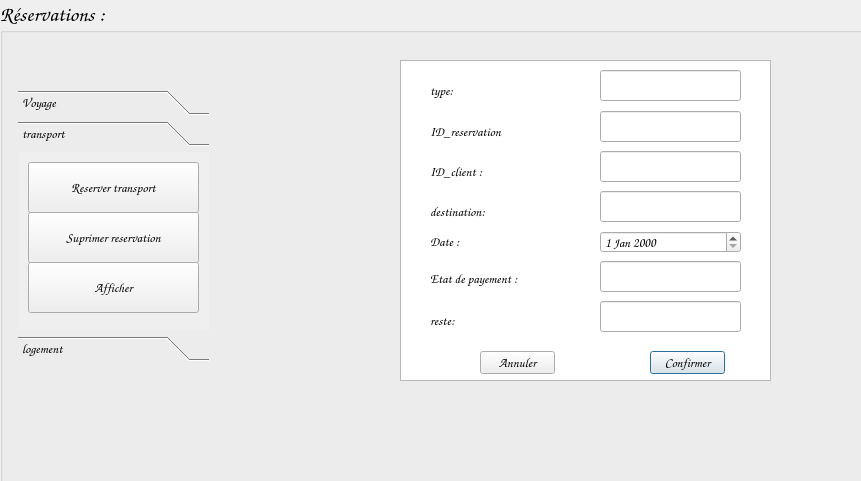
<?xml version="1.0" encoding="UTF-8"?>
<ui version="4.0">
 <class>rtransp</class>
 <widget class="QDialog" name="rtransp">
  <property name="geometry">
   <rect>
    <x>0</x>
    <y>0</y>
    <width>861</width>
    <height>481</height>
   </rect>
  </property>
  <property name="windowTitle">
   <string>Dialog</string>
  </property>
  <widget class="QLabel" name="label">
   <property name="geometry">
    <rect>
     <x>0</x>
     <y>0</y>
     <width>861</width>
     <height>481</height>
    </rect>
   </property>
   <property name="text">
    <string/>
   </property>
   <property name="pixmap">
    <pixmap>../tof/inspiration-voyage.jpeg</pixmap>
   </property>
  </widget>
  <widget class="QGroupBox" name="groupBox">
   <property name="geometry">
    <rect>
     <x>0</x>
     <y>0</y>
     <width>861000</width>
     <height>481000</height>
    </rect>
   </property>
   <property name="minimumSize">
    <size>
     <width>861000</width>
     <height>481000</height>
    </size>
   </property>
   <property name="maximumSize">
    <size>
     <width>861000</width>
     <height>481000</height>
    </size>
   </property>
   <property name="font">
    <font>
     <family>Comic Sans MS</family>
     <pointsize>16</pointsize>
    </font>
   </property>
   <property name="title">
    <string>Réservations :</string>
   </property>
   <widget class="QTextBrowser" name="textBrowser">
    <property name="geometry">
     <rect>
      <x>400</x>
      <y>60</y>
      <width>371</width>
      <height>321</height>
     </rect>
    </property>
   </widget>
   <widget class="QLineEdit" name="idr">
    <property name="geometry">
     <rect>
      <x>600</x>
      <y>111</y>
      <width>141</width>
      <height>31</height>
     </rect>
    </property>
   </widget>
   <widget class="QLineEdit" name="idc">
    <property name="geometry">
     <rect>
      <x>600</x>
      <y>151</y>
      <width>141</width>
      <height>31</height>
     </rect>
    </property>
   </widget>
   <widget class="QPushButton" name="pushButton_3">
    <property name="geometry">
     <rect>
      <x>650</x>
      <y>351</y>
      <width>75</width>
      <height>23</height>
     </rect>
    </property>
    <property name="font">
     <font>
      <pointsize>10</pointsize>
     </font>
    </property>
    <property name="text">
     <string>Confirmer</string>
    </property>
   </widget>
   <widget class="QPushButton" name="pushButton_6">
    <property name="geometry">
     <rect>
      <x>480</x>
      <y>351</y>
      <width>75</width>
      <height>23</height>
     </rect>
    </property>
    <property name="font">
     <font>
      <pointsize>10</pointsize>
     </font>
    </property>
    <property name="text">
     <string>Annuler</string>
    </property>
   </widget>
   <widget class="QLabel" name="label_2">
    <property name="geometry">
     <rect>
      <x>430</x>
      <y>121</y>
      <width>101</width>
      <height>21</height>
     </rect>
    </property>
    <property name="font">
     <font>
      <pointsize>10</pointsize>
     </font>
    </property>
    <property name="text">
     <string>ID_reservation</string>
    </property>
   </widget>
   <widget class="QLabel" name="label_3">
    <property name="geometry">
     <rect>
      <x>430</x>
      <y>161</y>
      <width>101</width>
      <height>21</height>
     </rect>
    </property>
    <property name="font">
     <font>
      <pointsize>10</pointsize>
     </font>
    </property>
    <property name="text">
     <string>ID_client :</string>
    </property>
   </widget>
   <widget class="QLabel" name="label_5">
    <property name="geometry">
     <rect>
      <x>430</x>
      <y>270</y>
      <width>141</width>
      <height>16</height>
     </rect>
    </property>
    <property name="font">
     <font>
      <pointsize>10</pointsize>
     </font>
    </property>
    <property name="text">
     <string>Etat de payement :</string>
    </property>
   </widget>
   <widget class="QDateEdit" name="dat">
    <property name="geometry">
     <rect>
      <x>600</x>
      <y>231</y>
      <width>141</width>
      <height>22</height>
     </rect>
    </property>
    <property name="font">
     <font>
      <pointsize>10</pointsize>
     </font>
    </property>
   </widget>
   <widget class="QLabel" name="label_6">
    <property name="geometry">
     <rect>
      <x>430</x>
      <y>231</y>
      <width>101</width>
      <height>21</height>
     </rect>
    </property>
    <property name="font">
     <font>
      <pointsize>10</pointsize>
     </font>
    </property>
    <property name="text">
     <string>Date :</string>
    </property>
   </widget>
   <widget class="QLabel" name="label_7">
    <property name="geometry">
     <rect>
      <x>430</x>
      <y>201</y>
      <width>101</width>
      <height>21</height>
     </rect>
    </property>
    <property name="font">
     <font>
      <pointsize>10</pointsize>
     </font>
    </property>
    <property name="text">
     <string>destination:</string>
    </property>
   </widget>
   <widget class="QToolBox" name="toolBox">
    <property name="geometry">
     <rect>
      <x>18</x>
      <y>90</y>
      <width>191</width>
      <height>271</height>
     </rect>
    </property>
    <property name="font">
     <font>
      <pointsize>10</pointsize>
     </font>
    </property>
    <property name="currentIndex">
     <number>1</number>
    </property>
    <widget class="QWidget" name="Voyage">
     <property name="geometry">
      <rect>
       <x>0</x>
       <y>0</y>
       <width>191</width>
       <height>175</height>
      </rect>
     </property>
     <attribute name="label">
      <string>Voyage</string>
     </attribute>
     <widget class="QPushButton" name="pushButton">
      <property name="geometry">
       <rect>
        <x>10</x>
        <y>10</y>
        <width>171</width>
        <height>51</height>
       </rect>
      </property>
      <property name="text">
       <string>Reserver voyage</string>
      </property>
     </widget>
     <widget class="QPushButton" name="pushButton_4">
      <property name="geometry">
       <rect>
        <x>10</x>
        <y>110</y>
        <width>171</width>
        <height>51</height>
       </rect>
      </property>
      <property name="text">
       <string>Afficher</string>
      </property>
     </widget>
     <widget class="QPushButton" name="pushButton_7">
      <property name="geometry">
       <rect>
        <x>10</x>
        <y>60</y>
        <width>171</width>
        <height>51</height>
       </rect>
      </property>
      <property name="text">
       <string>Suprimer et modifier</string>
      </property>
     </widget>
    </widget>
    <widget class="QWidget" name="transport">
     <property name="geometry">
      <rect>
       <x>0</x>
       <y>0</y>
       <width>191</width>
       <height>175</height>
      </rect>
     </property>
     <attribute name="label">
      <string>transport</string>
     </attribute>
     <widget class="QPushButton" name="pushButton_23">
      <property name="geometry">
       <rect>
        <x>10</x>
        <y>10</y>
        <width>171</width>
        <height>51</height>
       </rect>
      </property>
      <property name="text">
       <string>Reserver transport</string>
      </property>
     </widget>
     <widget class="QPushButton" name="pushButton_24">
      <property name="geometry">
       <rect>
        <x>10</x>
        <y>110</y>
        <width>171</width>
        <height>51</height>
       </rect>
      </property>
      <property name="text">
       <string>Afficher</string>
      </property>
     </widget>
     <widget class="QPushButton" name="pushButton_8">
      <property name="geometry">
       <rect>
        <x>10</x>
        <y>60</y>
        <width>171</width>
        <height>51</height>
       </rect>
      </property>
      <property name="text">
       <string>Suprimer reservation</string>
      </property>
     </widget>
    </widget>
    <widget class="QWidget" name="logement">
     <property name="geometry">
      <rect>
       <x>0</x>
       <y>0</y>
       <width>191</width>
       <height>175</height>
      </rect>
     </property>
     <attribute name="label">
      <string>logement</string>
     </attribute>
     <widget class="QPushButton" name="pushButton_9">
      <property name="geometry">
       <rect>
        <x>10</x>
        <y>10</y>
        <width>171</width>
        <height>51</height>
       </rect>
      </property>
      <property name="text">
       <string>Reserver logement</string>
      </property>
     </widget>
     <widget class="QPushButton" name="pushButton_10">
      <property name="geometry">
       <rect>
        <x>10</x>
        <y>110</y>
        <width>171</width>
        <height>51</height>
       </rect>
      </property>
      <property name="text">
       <string>Afficher</string>
      </property>
     </widget>
     <widget class="QPushButton" name="pushButton_13">
      <property name="geometry">
       <rect>
        <x>10</x>
        <y>60</y>
        <width>171</width>
        <height>51</height>
       </rect>
      </property>
      <property name="text">
       <string>Suprimer reservation</string>
      </property>
     </widget>
    </widget>
   </widget>
   <widget class="QLineEdit" name="dest">
    <property name="geometry">
     <rect>
      <x>600</x>
      <y>191</y>
      <width>141</width>
      <height>31</height>
     </rect>
    </property>
   </widget>
   <widget class="QLineEdit" name="etp">
    <property name="geometry">
     <rect>
      <x>600</x>
      <y>261</y>
      <width>141</width>
      <height>31</height>
     </rect>
    </property>
   </widget>
   <widget class="QLineEdit" name="res">
    <property name="geometry">
     <rect>
      <x>600</x>
      <y>301</y>
      <width>141</width>
      <height>31</height>
     </rect>
    </property>
   </widget>
   <widget class="QLineEdit" name="type">
    <property name="geometry">
     <rect>
      <x>600</x>
      <y>70</y>
      <width>141</width>
      <height>31</height>
     </rect>
    </property>
   </widget>
   <widget class="QLabel" name="label_8">
    <property name="geometry">
     <rect>
      <x>430</x>
      <y>80</y>
      <width>101</width>
      <height>21</height>
     </rect>
    </property>
    <property name="font">
     <font>
      <pointsize>10</pointsize>
     </font>
    </property>
    <property name="text">
     <string>type:</string>
    </property>
   </widget>
   <widget class="QLabel" name="label_4">
    <property name="geometry">
     <rect>
      <x>430</x>
      <y>310</y>
      <width>131</width>
      <height>21</height>
     </rect>
    </property>
    <property name="font">
     <font>
      <pointsize>10</pointsize>
     </font>
    </property>
    <property name="text">
     <string>reste:</string>
    </property>
   </widget>
  </widget>
 </widget>
 <resources/>
 <connections/>
</ui>
